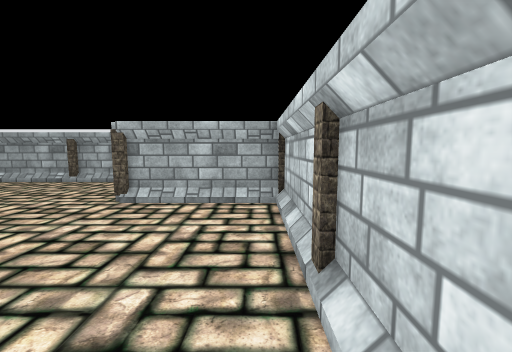
View 1 (above)

24 first-person views from a walk through a 3-D level made in the Unity game engine. The camera is 1.3 m above the floor, tilts 6° down and sees 90° across. The floor is counted in squares, 1 m on a side. Each view is taken from the middle of a square. On the plan, view 1 faces up. The plan holds only what a view shows up to about 13 squares ahead; the rest is blank. The place goes on beyond the plan. The player character is not drawn. Some surface patterns are stand-ins.

View 2
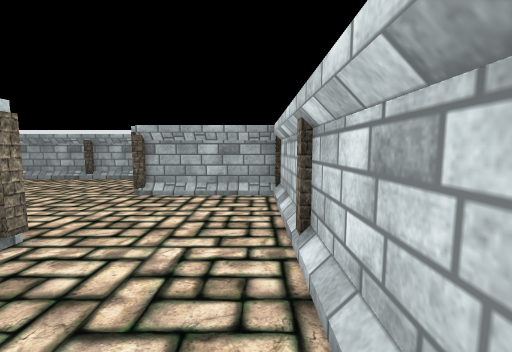

View 3
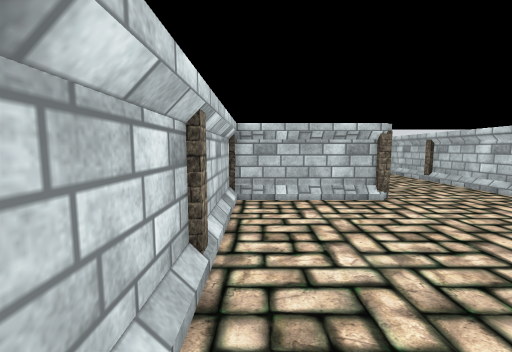

View 4
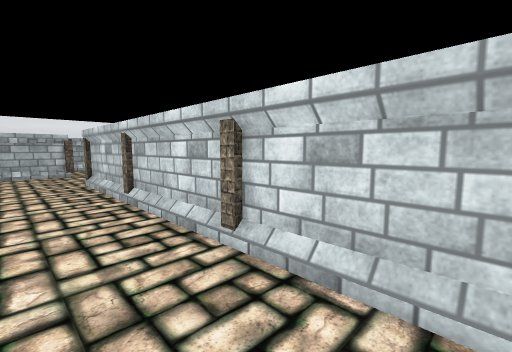

View 5
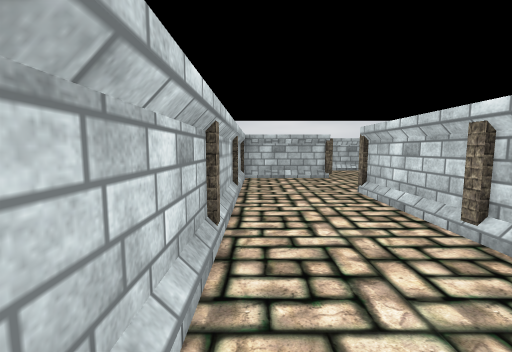

View 6
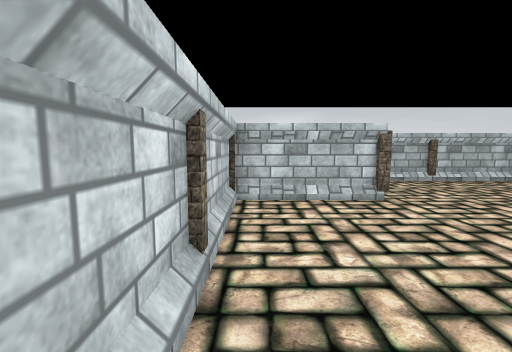

View 7
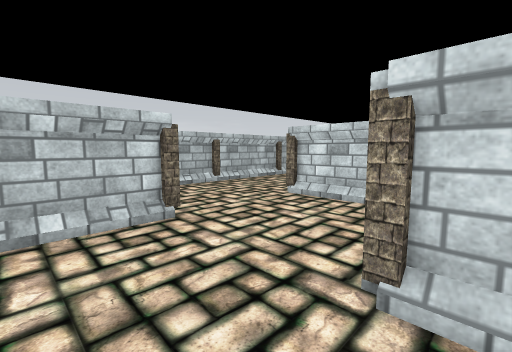

View 8
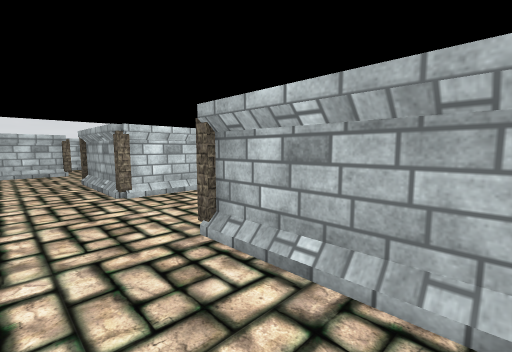

View 9
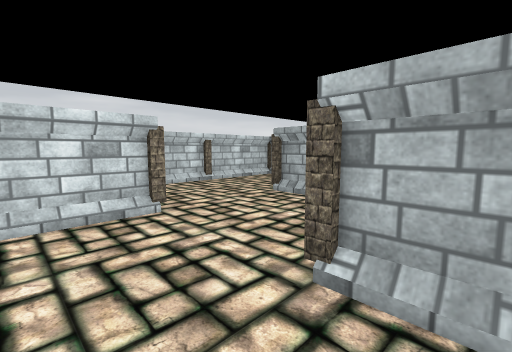

View 10
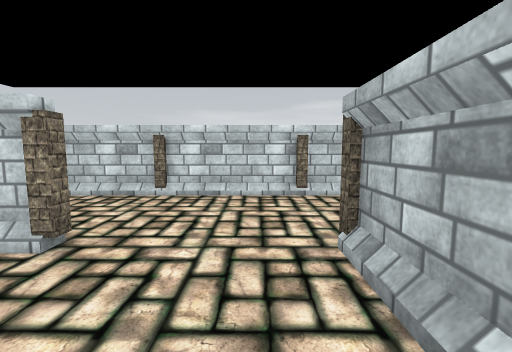

View 11
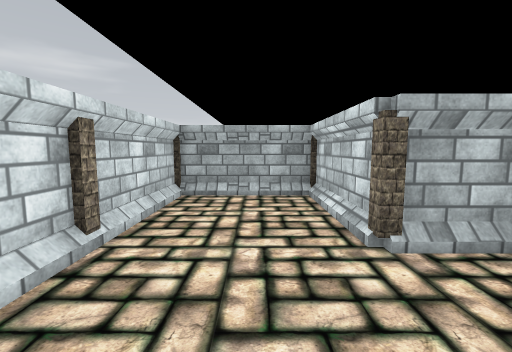

View 12
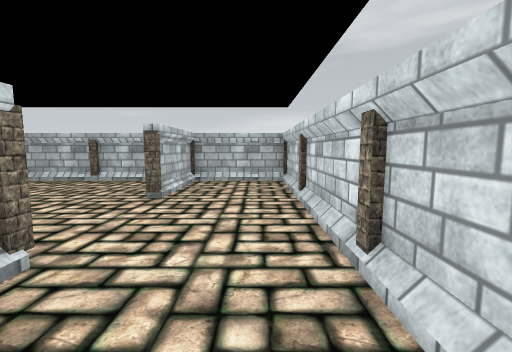

View 13
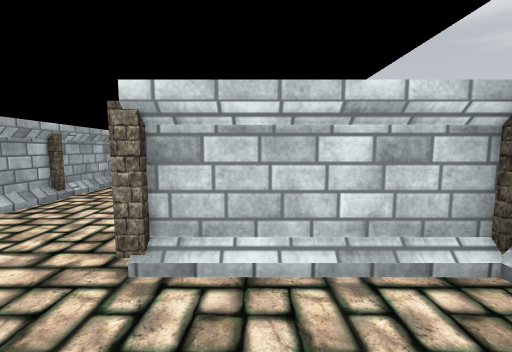

View 14
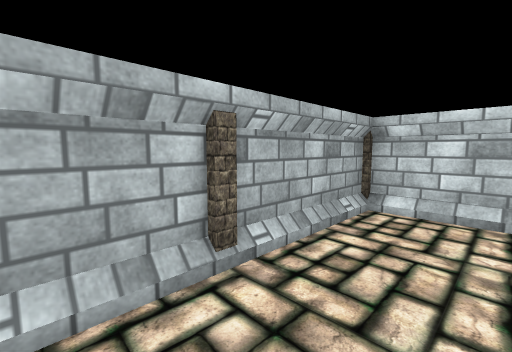

View 15
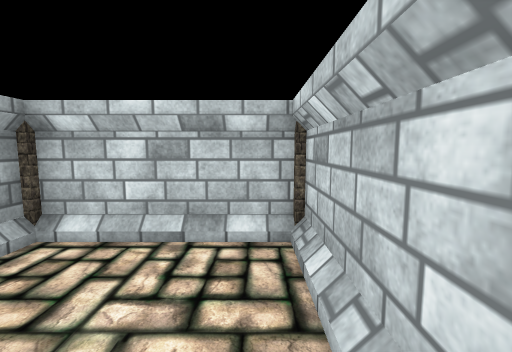

View 16
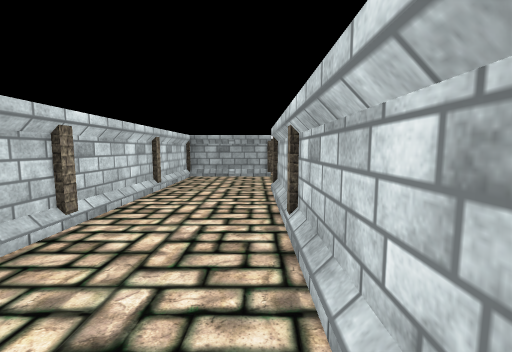

View 17
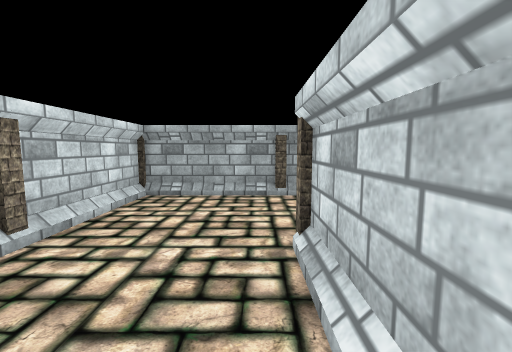

View 18
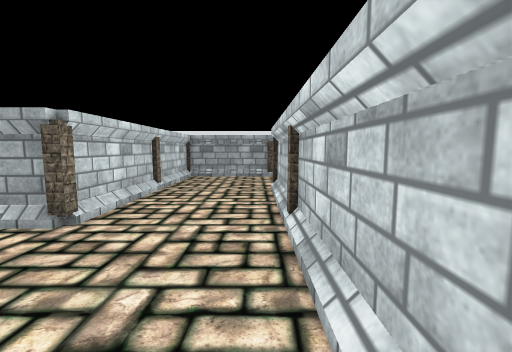

View 19
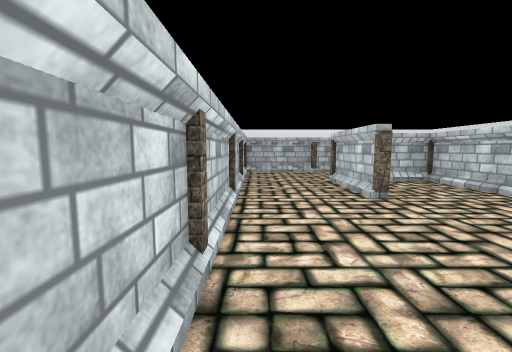

View 20
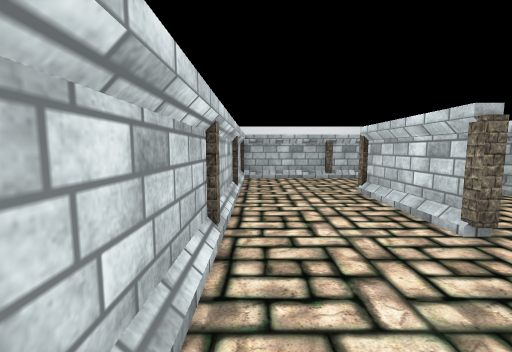

View 21
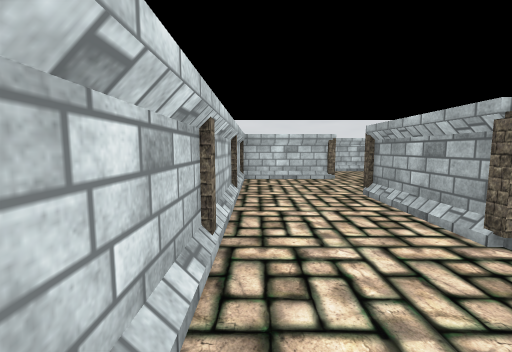

View 22
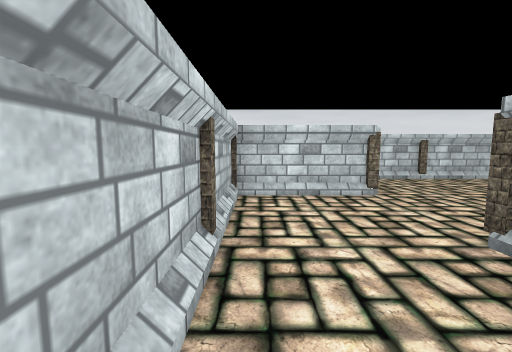

View 23
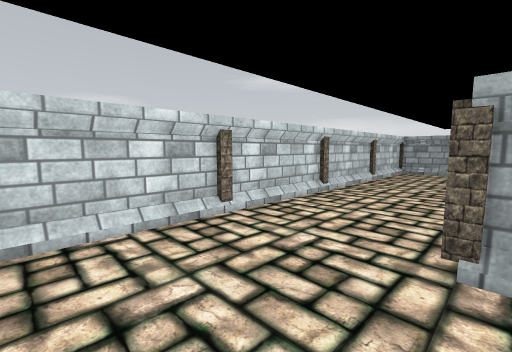

View 24
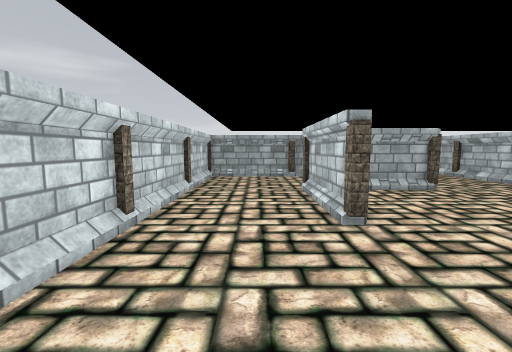

### Floor plan
Points are (right, up) in squares from view 1. A wall is a line through its corners. A room is listed if a view was taken in it or the views show most of it. See-through windows are left out.
Room 1 (views 1, 2, 3, 4, 5, 6, 7, 8, 9, 10, 11, 12, 13, 14, 15, 16, 17, 18, 19, 20, 21, 22, 23, 24)
walls: (-7.3, 1.4) (-7.3, -9.5); (-11.5, 2.3) (-12.4, 2.3); (-11.3, -2.4) (-11.3, -5.7) (-14.5, -5.7) (-13.6, -5.7); (-3.5, 2.3) (-6.5, 2.3); (-11.3, 7.6) (-11.3, 11.1); (-2.5, -1.7) (0.5, -1.7); (-7.3, -5.4) (-7.3, 5.5); (-15.3, -2.4) (-15.3, -5.5); (-15.5, 6.3) (-17.4, 6.3); (-11.3, 9.5) (-11.3, 2.6); (-5.4, 10.3) (-10.5, 10.3); (0.7, -1.4) (0.7, 5.4); (-19.3, 2.8) (-19.3, 5.5); (0.5, 6.3) (-2.5, 6.3); (-7.3, -9.2) (-7.3, -7.8); (-11.5, -9.7) (-18.6, -9.7); (-14.5, -9.7) (-7.5, -9.7); (-19.5, -5.7) (-23.2, -5.7); (-19.5, 10.3) (-23.3, 10.3) (-23.3, -17.4); (-11.3, -11.4) (-11.3, -13.5); (-18.4, -9.7) (-16.3, -9.7); (-19.3, -9.2) (-19.3, -6.5) (-19.3, -9.5); (-11.9, -13.7) (-14.5, -13.7); (-3.3, -13.4) (-3.3, -2.6); (-3.9, -13.7) (-6.5, -13.7) (-3.5, -13.7); (-14.4, -13.7) (-11.3, -13.7) (-11.3, -10.5); (-19.3, -14.5) (-19.3, -16.1); (-19.3, -17.5) (-19.3, -14.4)
objects: pillar (-23, -14); pillar (-23, -10); pillar (-23, -2); pillar (-23, 2); pillar (-23, 6); pillar (-19, -14); pillar (-19, -10); pillar (-19, -6); pillar (-19, -2); pillar (-19, 2); pillar (-19, 6); pillar (-19, 10); pillar (-15, -14); pillar (-15, -10); pillar (-15, -6); pillar (-15, 6); pillar (-11, -14); pillar (-11, -10); pillar (-11, -6); pillar (-11, -2); pillar (-11, 2); pillar (-11, 6); pillar (-11, 10); pillar (-7, -14); pillar (-7, -10); pillar (-7, -6); pillar (-7, -2); pillar (-7, 2); pillar (-7, 6); pillar (-7, 10); pillar (-3, -14); pillar (-3, -10); pillar (-3, -6); pillar (-3, -2); pillar (-3, 2); pillar (-3, 6); pillar (1, -2); pillar (1, 2); pillar (1, 6)

Where each view was taken, in squares from view 1:
view 1: 0 up, 0 right, facing up
view 2: 1 down, 0 right, facing up
view 3: 5 up, 0 right, facing down
view 4: 1 up, 5 left, facing down-left
view 5: 2 down, 4 left, facing down
view 6: 7 down, 4 left, facing down
view 7: 9 down, 5 left, facing down-left
view 8: 16 down, 4 left, facing up-left
view 9: 16 down, 14 left, facing up-left
view 10: 11 down, 16 left, facing left
view 11: 13 down, 21 left, facing up
view 12: 7 down, 22 left, facing down
view 13: 15 down, 22 left, facing right
view 14: 12 down, 17 left, facing up-right
view 15: 13 down, 15 left, facing right
view 16: 10 down, 4 left, facing up
view 17: 3 up, 8 left, facing up
view 18: 2 down, 8 left, facing up
view 19: 5 up, 8 left, facing down
view 20: 2 up, 8 left, facing down
view 21: 9 down, 8 left, facing left
view 22: 9 down, 12 left, facing left
view 23: 5 down, 19 left, facing up-left
view 24: 2 down, 21 left, facing up
